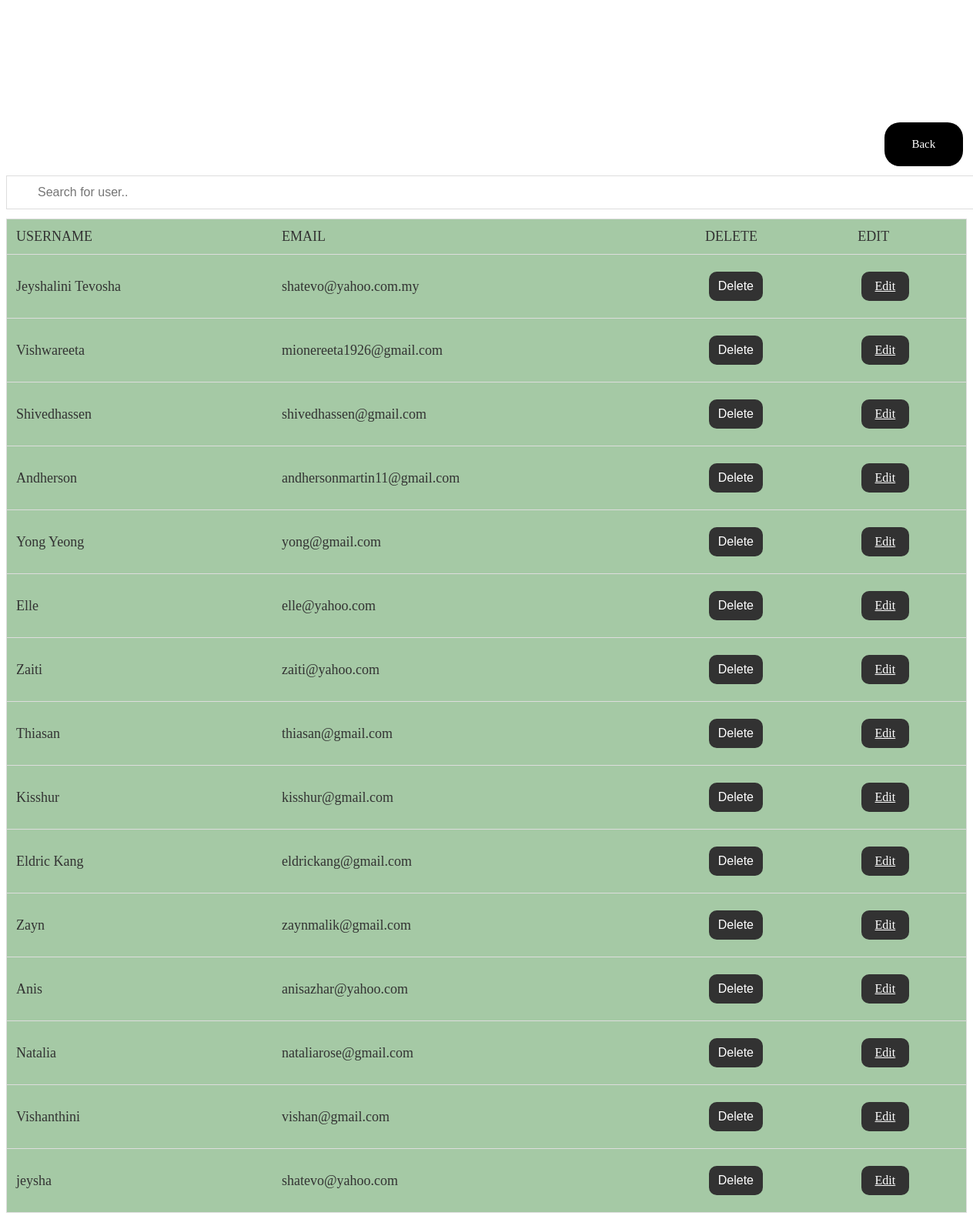
The page /users.php on the database its author committed.
### tables this page shows
CREATE TABLE `users` (
  `user_id` int(11) NOT NULL,
  `username` varchar(50) NOT NULL,
  `email` varchar(100) DEFAULT NULL,
  `password` varchar(50) DEFAULT NULL
);

### users.php (the view, shortened to what this page needs)
<!DOCTYPE html>
<html>
<head>
</head>
<body>
</body>
</html>
<?php
require_once 'connect.php';
echo "<div class='container'>";
$sql 	= "SELECT * FROM users";
$result = $con->query($sql);
if( $result->num_rows > 0)
{
?>
	<h1>ONLINE MEDICAL DIAGNOSIS SYSTEM</h1>
	<div class="button">
	 <a href="adminmain.php" class="button button1">Back</a>
	</div>
	<h2>ALL USERS</h2>
	<form method="post" action="users.php">
    <input type="text" id="myInput" onkeyup="myFunction()" placeholder="Search for user.." title="Type in a name">
</form>
	<div class="wrapper">
	<table class="table" id="myTable">
		<tr>
			<td>USERNAME</td>
			<td>EMAIL</td>
			<td>DELETE</td>
			<td>EDIT</td>
		</tr>
	</div>
	<?php
	while( $row = $result->fetch_assoc())
	{
		echo "<form action='' method='POST'>";
		echo "<tr>";
		echo "<td>".$row['username'] . "</td>";
		echo "<td>".$row['email'] . "</td>";
		echo "<td><input type='submit' name='delete' value='Delete' class='btn btn-danger' /></td>";
		echo "<td><a href='edit.php?user_id=".$row['user_id']."' class='btn btn-info'>Edit</a></td>";
		echo "</tr>";
		echo "</form>";
	}
	?>
<?php
}
else
{
	echo "<br><br>No record was found!";
}
?>
</div>

### users.php (style rules this page uses)
body { background-image: url(https://www.tsico.com/wp-content/uploads/2018/08/healthcare-background.jpg); font-family: Times New Roman; }
h1 { font-family: Times New Roman; color: white; text-align: center; font-size: 60px; }
h2 { font-family: Times New Roman; color:white; text-align: center; padding: 10px; font-size: 30px; }
table { width: 100%; padding-right: 10px; padding-left: 10px; font-family: serif; font-size: 25px; }
.wrapper { text-align: center; }
td { border: 2px black; padding: 15px; background-color: darkseagreen; opacity: 80%; }
.btn { background-color: black; border-radius: 10px; width: 40%; border: none; color: white; padding: 10px 5px; text-align: center; display: inline-block; font-size: 16px; margin: 10px 5px; cursor: pointer; }
.button1 { background-color: black; border-radius: 20px; width: 5%; border: none; color: white; padding: 20px 20px; text-align: center; text-decoration: none; display: inline-block; font-size: 15px; margin: 10px 5px; cursor: pointer; float: right; }
#myInput { background-image: url('/css/searchicon.png'); background-position: 10px 10px; background-repeat: no-repeat; width: 100%; font-size: 16px; padding: 12px 20px 12px 40px; border: 1px solid #ddd; margin-bottom: 12px; }
#myTable { border-collapse: collapse; width: 100%; border: 1px solid #ddd; font-size: 18px; }
#myTable th, #myTable td { text-align: left; padding: 12px; }
#myTable tr { border-bottom: 1px solid #ddd; }

### rows shown on the page
users: username "Jeyshalini Tevosha", email "shatevo@yahoo.com.my"
users: username "Vishwareeta", email "mionereeta1926@gmail.com"
users: username "Shivedhassen", email "shivedhassen@gmail.com"
users: username "Andherson", email "andhersonmartin11@gmail.com"
users: username "Yong Yeong", email "yong@gmail.com"
users: username "Elle", email "elle@yahoo.com"
users: username "Zaiti", email "zaiti@yahoo.com"
users: username "Thiasan", email "thiasan@gmail.com"
users: username "Kisshur", email "kisshur@gmail.com"
users: username "Eldric Kang", email "eldrickang@gmail.com"
users: username "Zayn", email "zaynmalik@gmail.com"
users: username "Anis", email "anisazhar@yahoo.com"
users: username "Natalia", email "nataliarose@gmail.com"
users: username "Vishanthini", email "vishan@gmail.com"
users: username "jeysha", email "shatevo@yahoo.com"
